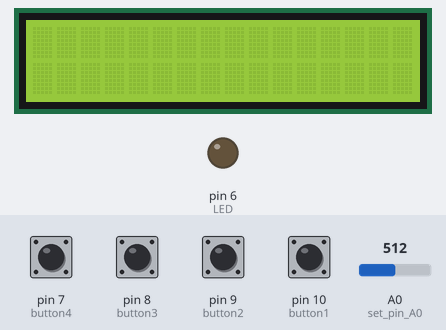
Bench run of a sketch on a simulated Arduino Uno, built with avr-gcc and run on an emulated ATmega328P. Shown: 16×2 character LCD, output pins drawn as LEDs (lit = HIGH). The test bench sets the inputs (shaded band); at power-on: pin 7 (button4), pin 8 (button3), pin 9 (button2), pin 10 (button1) HIGH, A0 (set_pin_A0) = 512. What the sketch prints to the serial monitor is not drawn.

Above: at 1.2 s.
1.3 s: pin 8 (button3) pulled LOW for 1 s
At 2.5 s:
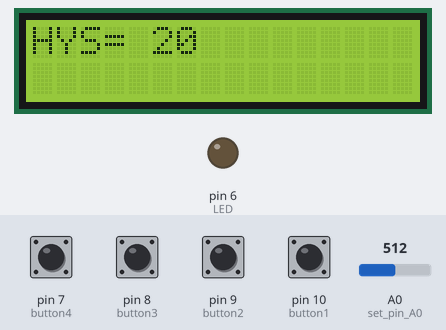
3.8 s: pin 9 (button2) pulled LOW for 1 s
At 6.0 s:
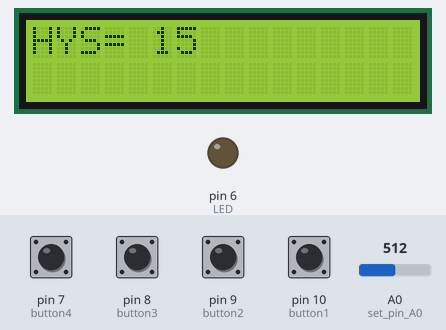
6.3 s: pin 9 (button2) pulled LOW for 1 s
At 8.5 s:
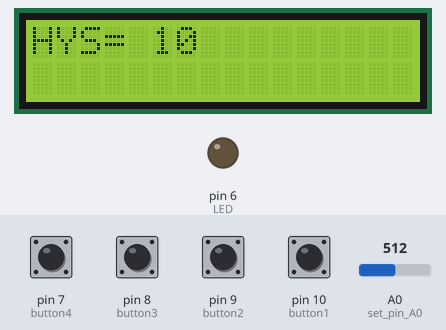
8.8 s: pin 7 (button4) pulled LOW for 0.15 s
At 9.8 s:
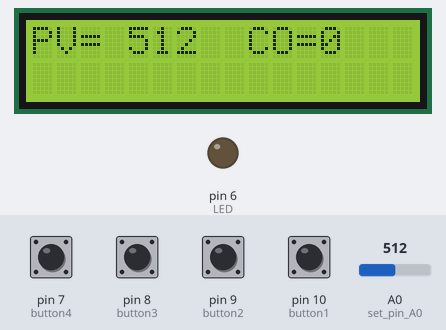
10.5 s: A0 (set_pin_A0) set to 1023
At 11.3 s:
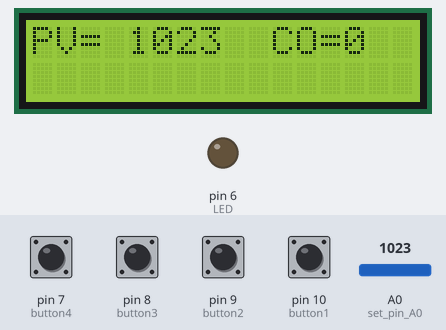
12.1 s: A0 (set_pin_A0) set to 900
At 12.9 s:
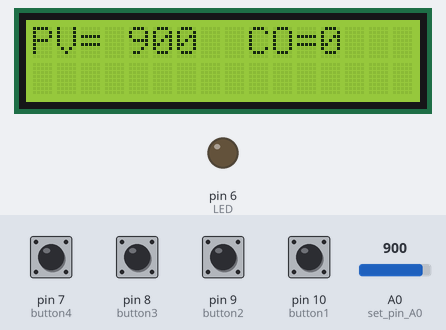
Timing chart, 0 to 14.8 s (numbered marks = the images above; inputs shaded):
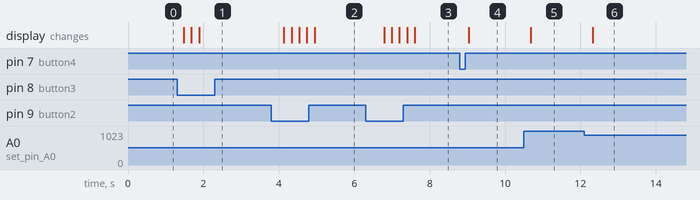

The sketch:

LIA_arduino_onoff_control_automatic.ino
```cpp
/* The following program is designed to create a controller using on/off control and a hysterisis. The controller will
output a signal to an LED, which will then be read by an LDR. The state of the LDR will be read as an analog input. The
setpoint (Sp) will be what the light intensity of the LED should be and the LDR will output the process value (PV). Based
on the results, the out put to the LED will be controlled using an analog output. The goalof the PI control will be to
minimize error as much as possible and have it so that the PV follows the SP as closely as possible with very minimal to
no error. The results and values will be displayed on the serial monitor, lcd and serialplotter. It will utlize several
lcd screens, which will be switched between each other between left right pushbuttons. Some variables on the screen will
also be able to increase and decrease with up down pushbuttons. */


#include <LiquidCrystal.h>    //include liquid crystal library

LiquidCrystal lcd(12, 11, 5, 4, 3, 2);

int LED= 6;           //set integer LED to 6
int button1= 10;   //set integer button1 to 10
int button2= 9;    //set integer button2 to 9
int button3= 8;     //set integer button3 to 8
int button4= 7;     //set integer button4 to 7
int SetP=0;        //set integer SetP (setpoint) to 0
int HYS=20;        //set integer HYS (hysterisis) to 20
int SCREEN= 0;     //set integer screen to 0
int CO= 0;         //set integer CO (controller output) to 0

void setup() {

pinMode(LED,OUTPUT);   //set LED as an output
pinMode(A0, INPUT);     //set pin A0 (analoginput 0) as an INPUT
pinMode(button1, INPUT_PULLUP);   //set button1 as an input pull-up
pinMode(button2, INPUT_PULLUP);   //set button2 as an input pull-up
pinMode(button3, INPUT_PULLUP);   //set button3 as an input pull-up
pinMode(button4, INPUT_PULLUP);   //set button4 as an input pull-up
Serial.begin(9600);      //serial begin at 9600 bps
lcd.begin(16, 2);        //lcd begin at 16 columns 2 rows

}

void loop() {

int UP= digitalRead(button1);   //set integer up as reading the state of button1
int DOWN= digitalRead(button2);  //set integer down as reading the state of button2
int RIGHT= digitalRead(button3);  //set integer right as reading the state of button3
int LEFT= digitalRead(button4);  //set integer left as reading the state of button4

int PV= analogRead(A0);    //set integer PV (process value) equal the analog reading of analog input pin A0
analogWrite(LED, CO);          //analog write the value of the LED based on CO

if (PV <= SetP- HYS){      //if PV is less than or equal to SetP minus hysterisis then
CO= 255;                   // CO is equal to 255
}

else if (PV >= SetP+ HYS){     //if PV is greater than or equal to SetP minus hysterisis then
CO= 0;                         // CO is equal to 0
}

Serial.print("SP= ");          //serial print "SP= "
Serial.print(SetP);            //serial print SetP
Serial.print("   PV= ");       //serial print "  PV= "
Serial.print(PV);              //serial print PV
Serial.print("    CO= ");       //serial print "  CO= "
Serial.print(CO);              //serial print CO
Serial.print("HYS= ");        //serial print "  HYS= "
Serial.println(HYS);          //serial print HYS

delay(100);                  //delay 100 milliseconds

if (RIGHT== LOW){             //if right button is pressed then
SCREEN= SCREEN+1;             //screen counter adds +1

if (SCREEN>3){            //if screen counter is greater than 3 then

SCREEN=3;              //screen counter is equal to 3
}
}

if (LEFT== LOW){            //if left button is pressed then
SCREEN= SCREEN-1;            //screen counter subtracts 1

if(SCREEN<0){                //if screen counter is equal to 0 then

SCREEN=1;                     //screen counter is equal to 1
}
}

if (SCREEN==1){             //if screen counter equals 1 then

lcd.clear();                 //clear lcd
lcd.setCursor(0,0);          //set the lcd cursor to column 0 row 0
lcd.print("SP= ");          //lcd print "SP= "
lcd.print(SetP);          //lcd print SetP

delay(100);              //delay 100 milliseconds

if (UP == LOW) {            //if pushbutton up is pressed then
    SetP = SetP + 10;          //SetP counter adds +10
    if (SetP >= 1023) {        //if SetP is greater than or equal to bitvalue 1023.0 then
      SetP = 1023; }           //SetP is equal to bitvalue 1023.0

  }  if (DOWN == LOW) {          //if pushbutton down is pressed then
    SetP = SetP - 10;          //Setp counter subtracts 10
    if (SetP <= 0) {          //if Setp counter is less than or equal to 0.0 then
      SetP = 0; }          //Setp counter is equal to zero

  }

}

if (SCREEN==2){              //if screen counter equals 2 then

  lcd.clear();                //clear lcd
  lcd.setCursor(0,0);         //set the lcd cursor to column 0 row 0
  lcd.print("PV= ");           //lcd print "PV= "
  lcd.print(PV);               //lcd print PV
  lcd.print("  CO=");          //lcd print "   CO= "
  lcd.print(CO);               //lcd print CO

  delay(100);                //delay 100 milliseconds

}

if (SCREEN==3){          //if screen counter equals 3 then

  lcd.clear();                //clear lcd
  lcd.setCursor(0,0);        //lcd set cursor to column 0 row 0
  lcd.print("HYS= ");        //lcd print "HYS= "
  lcd.println(HYS);        //lcd print hysterisis

  delay(100);          //delay 100 miliseconds

 if (UP == LOW) {          //if pushbutton up is pressed then
    HYS = HYS + 1;         //HYS counter adds +1

  } if (DOWN == LOW) {         //if pushbutton down is pressed then
    HYS = HYS - 1;           //HYS counter subtracts 1
    if (HYS <= 0) {         //if HYS is less than or equal to 0
      HYS = 0;             //HYS is equal to 0
    }
  }

}
}
```

Measured:
- after the input at 1.3 s, the display: first changes after 0.18 s (image 1 shows a later state)
- after the input at 3.8 s, the display: first changes after 0.33 s (image 2 shows a later state)
- after the input at 6.3 s, the display: first changes after 0.49 s (image 3 shows a later state)
- after the input at 8.8 s, the display: changes after 0.24 s (image 4)
- after the input at 10.5 s, the display: changes after 0.18 s (image 5)
- after the input at 12.1 s, the display: changes after 0.22 s (image 6)
